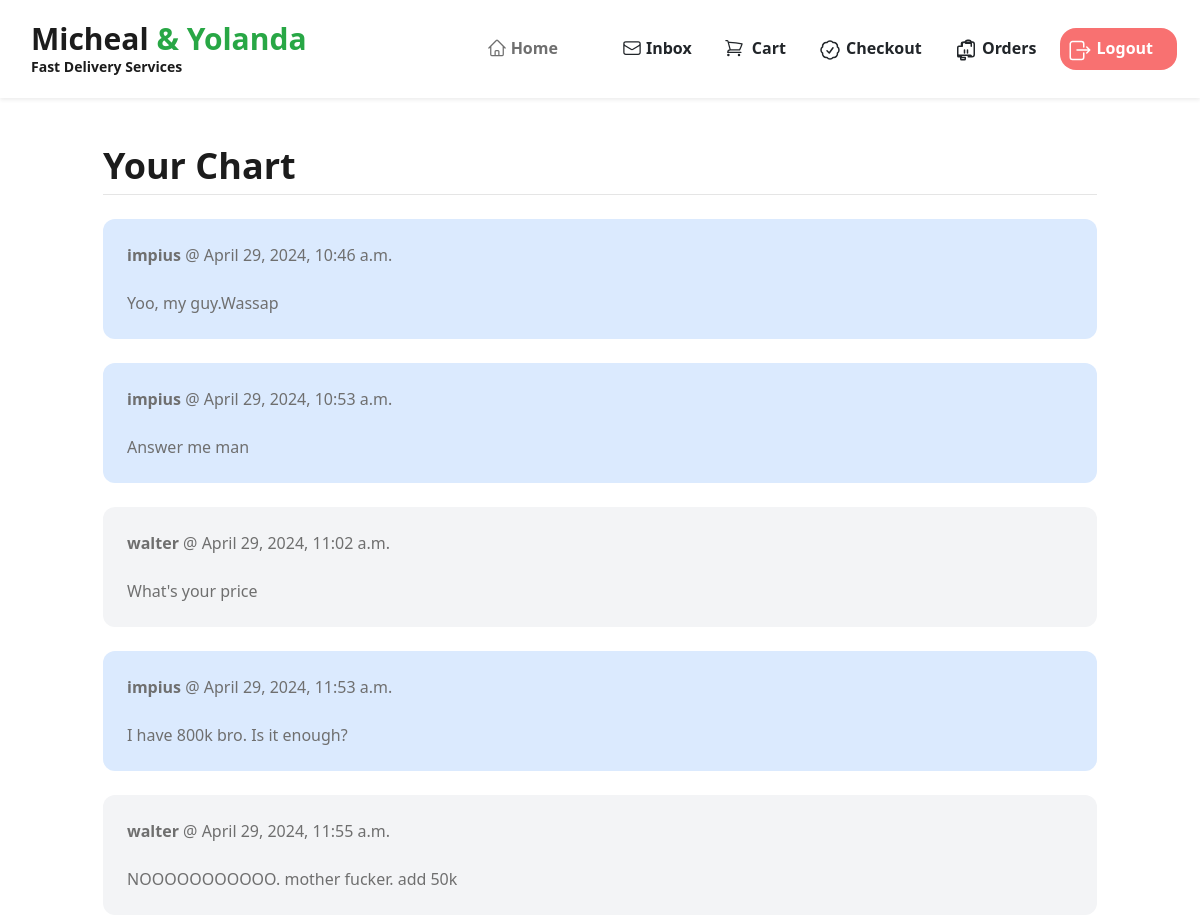
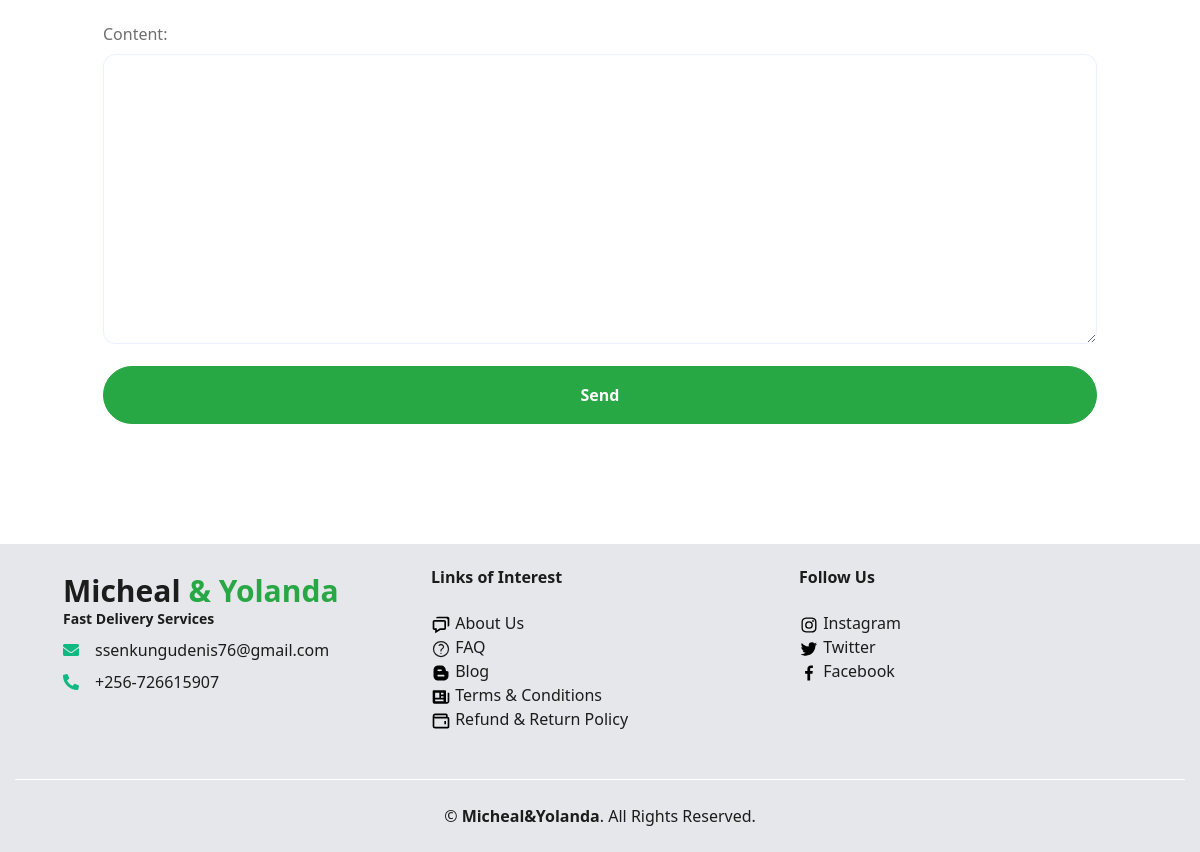
/inbox/1/ (signed in), run on the app's committed database (2 pictures, top to bottom).
### chart/models.py (models this page shows)
class ConversationMessage(models.Model):
    conversation = models.ForeignKey(Conversation, related_name='messages', on_delete=models.CASCADE)
    content = models.TextField()
    created_at = models.DateTimeField(auto_now_add=True)
    created_by = models.ForeignKey(User, related_name='created_messages', on_delete=models.CASCADE)

### user/models.py (models this page shows)
class User(AbstractUser):
    email = models.EmailField(unique=True)
    is_customer = models.BooleanField(default=False)
    is_business = models.BooleanField(default=False)

### chart/views.py (the view)
# urls.py: path('<int:pk>/', views.detail, name='detail'),
@login_required
def detail(request, pk):
    conversation = Conversation.objects.filter(members__in=[request.user.id]).get(pk=pk)
    if request.method == 'POST':
        form = ConversationMessageForm(request.POST)
        if form.is_valid():
            conversation_message = form.save(commit=False)
            conversation_message.conversation = conversation
            conversation_message.created_by = request.user
            conversation_message.save()
            conversation.save()
            return redirect('chart:detail', pk=pk)
    else:
        form = ConversationMessageForm()
    return render(request, 'chart/detail.html', {
        'conversation': conversation,
        'form': form
    })

### chart/forms.py
class ConversationMessageForm(forms.ModelForm):
    class Meta:
        model = ConversationMessage
        fields = ('content',)
        widgets = {
            'content': forms.Textarea(attrs={
                'class': 'w-full py-4 px-6 rounded-xl border'
            })
        }

### cart/cart.py (called while the page is built)
    def __len__(self):
        return sum(item['quantity'] for item in self.cart.values())

### cart/context_processors.py (called while the page is built)
def cart(request):
    return {'cart': Cart(request)}

def cart_count(request):
    cart = Cart(request)
    return {'cart_count': len(cart)}

### jumia/context_processors.py (called while the page is built)
def categories(request):
    cat = Categories.objects.all()
    return {'cat': cat}

### chart/templates/chart/detail.html (shortened to what this page needs)
{% extends 'jumia/base.html' %}
{% block content %}
<h1 class="text-start mt-5 text-2xl lg:mt-5 lg:text-4xl font-bold">Your Chart</h1>
<hr class="mt-2 mb-4">
<div class="space-y-6">
    {% for message in conversation.messages.all %}
        <div class="p-6 flex {% if message.created_by == request.user %}bg-blue-100{% else %}bg-gray-100{% endif %} rounded-xl">
            <div>
                <p class="mb-4"><strong>{{ message.created_by.username }}</strong> @ {{ message.created_at }}</p>
                <p>{{ message.content }}</p>
            </div>
        </div>
    {% endfor %}
</div>
<form method="post" action="." class="mt-6">
    {{ form.as_p }}
    <button class="btn btn-block btn-success my-3 py-3 font-semibold rounded-full">Send</button>
</form>
{% endblock %}

### data on the page
ConversationMessage: created_by.username "impius", created_at "April 29, 2024, 10:46 a.m.", content "Yoo, my guy.Wassap"
ConversationMessage: created_by.username "impius", created_at "April 29, 2024, 10:53 a.m.", content "Answer me man"
ConversationMessage: created_by.username "walter", created_at "April 29, 2024, 11:02 a.m.", content "What's your price"
ConversationMessage: created_by.username "impius", created_at "April 29, 2024, 11:53 a.m.", content "I have 800k bro. Is it enough?"
ConversationMessage: created_by.username "walter", created_at "April 29, 2024, 11:55 a.m.", content "NOOOOOOOOOOO. mother fucker. add 50k"
